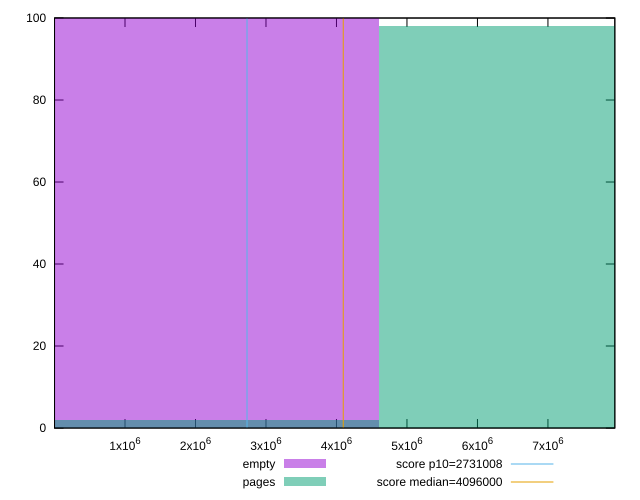

Write the gnuplot code that produced this figure.
reset

$empty <<EOF
0 100
EOF

$pages <<EOF
0 2
9192677.78141052 98
EOF

set key outside below
set boxwidth 9192677.78141052
set xrange [292:7948796]
set yrange [0:100]
set trange [0:100]
set style fill transparent solid 0.5 noborder

set parametric
set terminal svg size 640, 500 enhanced background rgb 'white'
set output "reprap/total-byte-weight/comparison/histogram/0_vs_1.svg"

plot $empty title "empty" with boxes, \
     $pages title "pages" with boxes, \
     2731008,t title "score p10=2731008", \
     4096000,t title "score median=4096000"

reset
